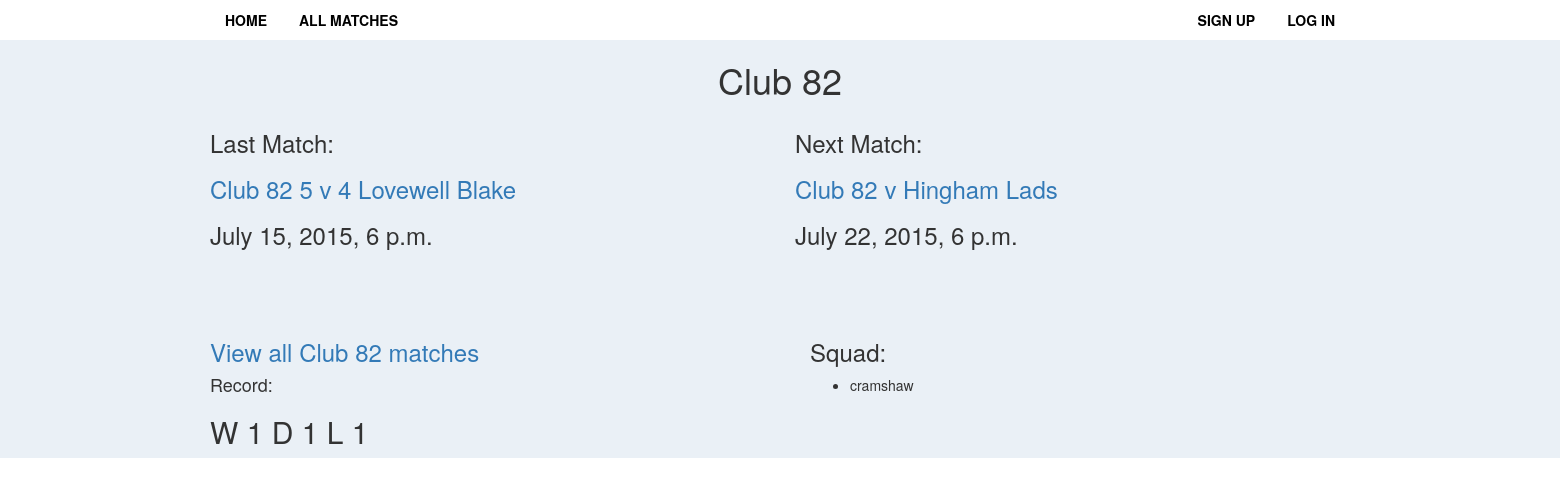
The app's page /fives/team/1/ with its own data.
### fives/models.py (models this page shows)
class Team(models.Model):
    name = models.CharField(max_length=20)
    def get_WDL(team_id):
        w = 0
        d= 0
        l = 0
        matches = Match.objects.filter(
            Q(home_team=team_id) | Q(away_team=team_id)
        )
        for match in matches:
            if match.is_result:
                if Match.winner(match) == 'D':
                    d += 1
                elif Match.winner(match) == team_id:
                    w +=1
                else:
                    l += 1
        return w, d, l
    def get_last_match(team_id):
        try:
            match = Match.objects.filter(
                Q(is_result=True),
                Q(home_team=team_id) | Q(away_team=team_id)).latest()
            return match
        except:
            return "No previous matches"
    def get_next_match(team_id):
        try:
            match = Match.objects.filter(
                Q(is_result=False),
                Q(home_team=team_id) | Q(away_team=team_id)).earliest()
            return match
        except:
            return "No scheduled matches"
    def __str__(self):
        return self.name

class Match(models.Model):
    time = models.DateTimeField('time')
    home_team = models.ForeignKey('Team', related_name = 'home')
    away_team = models.ForeignKey('Team', related_name = 'away')
    home_goals = models.IntegerField(null=True, blank=True)
    away_goals = models.IntegerField(null=True, blank=True)
    match_details = models.TextField(max_length=500, blank=True)
    is_result = models.BooleanField(default=False)
    class Meta:
        get_latest_by = 'time'
    def winner(self):
        if self.home_goals == self.away_goals:
            return "D"
        elif self.home_goals > self.away_goals:
            return self.home_team
        elif self.away_goals > self.home_goals:
            return self.away_team
    def __str__(self):
        if self.home_goals:
            return '%s %d v %d %s' % (self.home_team, self.home_goals, self.away_goals, self.away_team)
        else:
            return '%s v %s' % (self.home_team, self.away_team)

class UserProfile(models.Model):
    user = models.OneToOneField(User)
    team = models.ForeignKey('Team', null=True, related_name = 'player')
    def __str__(self):
        return self.user.username

### fives/views.py (the view)
# urls.py: url(r'^team/(?P<team_id>[0-9]+)/$', views.team, name='team'),
def team(request, team_id):
    team = get_object_or_404(Team, pk=team_id)
    last_match = Team.get_last_match(team)
    next_match = Team.get_next_match(team)
    w, d, l = Team.get_WDL(team)
    context = RequestContext(request, {
        'team_id' : team,
        'w' : w,
        'd' : d,
        'l' : l,
        'last_match' : last_match,
        'next_match' : next_match,
        })
    return render_to_response('fives/team_page.html', {}, context)

### fives/templates/fives/team_page.html (shortened to what this page needs)
{% extends 'fives/base.html' %}
{% block body_block %}
<div class="teamname">
    <div class="container">
        <h1> {{ team_id.name }} </h1>
    </div>
</div>
<div class="fixture-details">
    <div class="container">
        <div class="row">
            <div class="col-md-6">
                <h3>Last Match:</h3>
                {% if last_match.id %}
                    <h3><a href="/fives/match/{{ last_match.id }}/"> {{ last_match }}</a></h3>
                    <h3>{{ last_match.time }}</h3>
                {% else %}
                    <h3>{{ last_match }}</h3>
                {% endif %}
            </div>
            <div class="col-md-6">
                <h3>Next Match:</h3>
                {% if next_match.id %}
                    <h3><a href="/fives/match/{{ next_match.id }}/"> {{ next_match }}</a></h3>
                    <h3>{{ next_match.time }}</h3>
                {% else %}
                <h3> {{ next_match }} </h3>
                {% endif %}
            </div>
        </div>
    </div>
</div>
<div class="team-details">
    <div class="container">
        <div class="row">
            <div class="col-md-6">
            <div class="viewallmatches">
                    {% if team_id.id == user.userprofile.team.id %}
                    <h3><a href="/fives/my_matches/">View all {{ team_id.name }} matches</a></h3>
                    {% else %}
                    <h3><a href="/fives/team_matches/{{ team_id.id }}/">View all {{ team_id.name }} matches</a></h3>
                    {% endif %}
            </div>
            <div class="WDL">
                <h4>Record:</h4>
                <h2> W {{ w }} D {{ d }} L {{ l }} </h2>
            </div>
        </div>
        <div class="col-md-6">
        <div class="squadlist">
            <div class="container">
                <h3>Squad:</h3>
                {% for player in team_id.player.all %}
                <ul>
                    <li>{{ player }}</li>
                </ul>
                {% endfor %}
            </div>
        </div>
        </div>
    </div>
</div>
{% endblock %}

### fives/static/fives/main.css (style rules this page uses)
.teamname h1 { text-align: center; }
.team-details { padding-top: 60px; }

### records on screen
Team: name "Club 82"
Match: home_goals+home_team+away_goals "Club 82 5 v 4 Lovewell Blake", time "July 15, 2015, 6 p.m."
Match: home_goals+home_team+away_team "Club 82 v Hingham Lads", time "July 22, 2015, 6 p.m."
UserProfile: user.username "cramshaw"

### other values on screen
{{ w }} "1"
{{ d }} "1"
{{ l }} "1"
